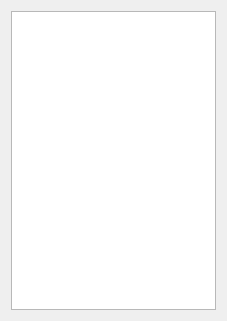
<?xml version="1.0" encoding="UTF-8"?>
<ui version="4.0">
 <class>QxrdFileBrowser</class>
 <widget class="QWidget" name="QxrdFileBrowser">
  <property name="geometry">
   <rect>
    <x>0</x>
    <y>0</y>
    <width>227</width>
    <height>321</height>
   </rect>
  </property>
  <property name="windowTitle">
   <string>Form</string>
  </property>
  <layout class="QGridLayout" name="m_GridLayout">
   <item row="0" column="0">
    <widget class="QTreeView" name="m_FileBrowser"/>
   </item>
  </layout>
 </widget>
 <resources/>
 <connections/>
</ui>
